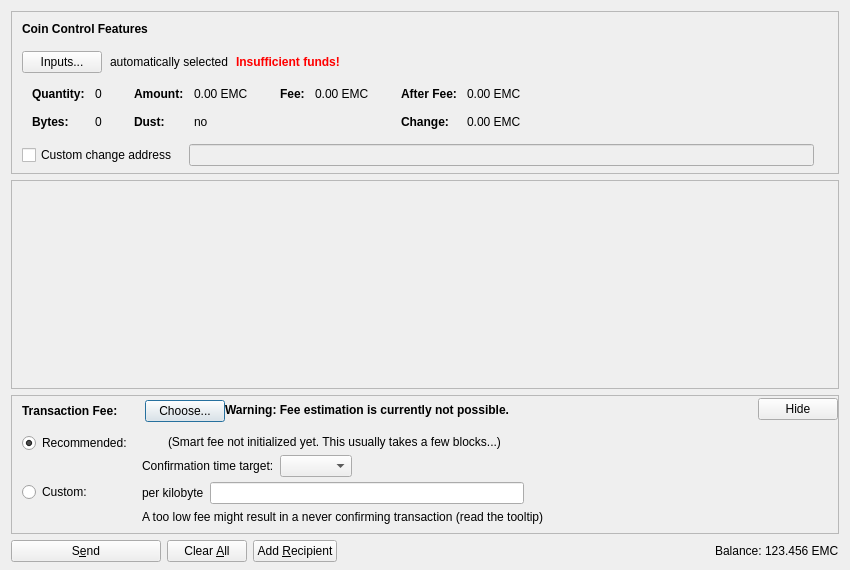
<?xml version="1.0" encoding="UTF-8"?>
<ui version="4.0">
 <class>SendCoinsDialog</class>
 <widget class="QDialog" name="SendCoinsDialog">
  <property name="geometry">
   <rect>
    <x>0</x>
    <y>0</y>
    <width>850</width>
    <height>570</height>
   </rect>
  </property>
  <property name="windowTitle">
   <string>Send Coins</string>
  </property>
  <layout class="QVBoxLayout" name="verticalLayout" stretch="0,1,0,0">
   <property name="bottomMargin">
    <number>8</number>
   </property>
   <item>
    <widget class="QFrame" name="frameCoinControl">
     <property name="sizePolicy">
      <sizepolicy hsizetype="Expanding" vsizetype="Expanding">
       <horstretch>0</horstretch>
       <verstretch>0</verstretch>
      </sizepolicy>
     </property>
     <property name="maximumSize">
      <size>
       <width>16777215</width>
       <height>16777215</height>
      </size>
     </property>
     <property name="frameShape">
      <enum>QFrame::StyledPanel</enum>
     </property>
     <property name="frameShadow">
      <enum>QFrame::Sunken</enum>
     </property>
     <layout class="QVBoxLayout" name="verticalLayoutCoinControl2">
      <property name="spacing">
       <number>0</number>
      </property>
      <property name="leftMargin">
       <number>0</number>
      </property>
      <property name="topMargin">
       <number>0</number>
      </property>
      <property name="rightMargin">
       <number>0</number>
      </property>
      <property name="bottomMargin">
       <number>6</number>
      </property>
      <item>
       <layout class="QVBoxLayout" name="verticalLayoutCoinControl" stretch="0,0,0,0,1">
        <property name="spacing">
         <number>0</number>
        </property>
        <property name="leftMargin">
         <number>10</number>
        </property>
        <property name="topMargin">
         <number>10</number>
        </property>
        <item>
         <layout class="QHBoxLayout" name="horizontalLayoutCoinControl1">
          <property name="bottomMargin">
           <number>15</number>
          </property>
          <item>
           <widget class="QLabel" name="labelCoinControlFeatures">
            <property name="sizePolicy">
             <sizepolicy hsizetype="Preferred" vsizetype="Maximum">
              <horstretch>0</horstretch>
              <verstretch>0</verstretch>
             </sizepolicy>
            </property>
            <property name="font">
             <font>
              <weight>75</weight>
              <bold>true</bold>
             </font>
            </property>
            <property name="styleSheet">
             <string notr="true">font-weight:bold;</string>
            </property>
            <property name="text">
             <string>Coin Control Features</string>
            </property>
           </widget>
          </item>
         </layout>
        </item>
        <item>
         <layout class="QHBoxLayout" name="horizontalLayoutCoinControl2" stretch="0,0,0,0">
          <property name="spacing">
           <number>8</number>
          </property>
          <property name="bottomMargin">
           <number>10</number>
          </property>
          <item>
           <widget class="QPushButton" name="pushButtonCoinControl">
            <property name="styleSheet">
             <string notr="true"/>
            </property>
            <property name="text">
             <string>Inputs...</string>
            </property>
            <property name="autoDefault">
             <bool>false</bool>
            </property>
           </widget>
          </item>
          <item>
           <widget class="QLabel" name="labelCoinControlAutomaticallySelected">
            <property name="text">
             <string>automatically selected</string>
            </property>
            <property name="margin">
             <number>5</number>
            </property>
           </widget>
          </item>
          <item>
           <widget class="QLabel" name="labelCoinControlInsuffFunds">
            <property name="font">
             <font>
              <weight>75</weight>
              <bold>true</bold>
             </font>
            </property>
            <property name="styleSheet">
             <string notr="true">color:red;font-weight:bold;</string>
            </property>
            <property name="text">
             <string>Insufficient funds!</string>
            </property>
            <property name="margin">
             <number>5</number>
            </property>
           </widget>
          </item>
          <item>
           <spacer name="horizontalSpacerCoinControl">
            <property name="orientation">
             <enum>Qt::Horizontal</enum>
            </property>
            <property name="sizeHint" stdset="0">
             <size>
              <width>40</width>
              <height>1</height>
             </size>
            </property>
           </spacer>
          </item>
         </layout>
        </item>
        <item>
         <widget class="QWidget" name="widgetCoinControl" native="true">
          <property name="sizePolicy">
           <sizepolicy hsizetype="Preferred" vsizetype="Preferred">
            <horstretch>0</horstretch>
            <verstretch>0</verstretch>
           </sizepolicy>
          </property>
          <property name="minimumSize">
           <size>
            <width>0</width>
            <height>0</height>
           </size>
          </property>
          <property name="styleSheet">
           <string notr="true"/>
          </property>
          <layout class="QHBoxLayout" name="horizontalLayoutCoinControl5">
           <property name="leftMargin">
            <number>0</number>
           </property>
           <property name="topMargin">
            <number>0</number>
           </property>
           <property name="rightMargin">
            <number>0</number>
           </property>
           <property name="bottomMargin">
            <number>0</number>
           </property>
           <item>
            <layout class="QHBoxLayout" name="horizontalLayoutCoinControl3" stretch="0,0,0,1">
             <property name="spacing">
              <number>20</number>
             </property>
             <property name="topMargin">
              <number>0</number>
             </property>
             <property name="bottomMargin">
              <number>10</number>
             </property>
             <item>
              <layout class="QFormLayout" name="formLayoutCoinControl1">
               <property name="horizontalSpacing">
                <number>10</number>
               </property>
               <property name="verticalSpacing">
                <number>14</number>
               </property>
               <property name="leftMargin">
                <number>10</number>
               </property>
               <property name="topMargin">
                <number>4</number>
               </property>
               <property name="rightMargin">
                <number>6</number>
               </property>
               <item row="0" column="0">
                <widget class="QLabel" name="labelCoinControlQuantityText">
                 <property name="font">
                  <font>
                   <weight>75</weight>
                   <bold>true</bold>
                  </font>
                 </property>
                 <property name="text">
                  <string>Quantity:</string>
                 </property>
                 <property name="margin">
                  <number>0</number>
                 </property>
                </widget>
               </item>
               <item row="0" column="1">
                <widget class="QLabel" name="labelCoinControlQuantity">
                 <property name="cursor">
                  <cursorShape>IBeamCursor</cursorShape>
                 </property>
                 <property name="contextMenuPolicy">
                  <enum>Qt::ActionsContextMenu</enum>
                 </property>
                 <property name="text">
                  <string notr="true">0</string>
                 </property>
                 <property name="margin">
                  <number>0</number>
                 </property>
                 <property name="textInteractionFlags">
                  <set>Qt::LinksAccessibleByMouse|Qt::TextSelectableByKeyboard|Qt::TextSelectableByMouse</set>
                 </property>
                </widget>
               </item>
               <item row="1" column="0">
                <widget class="QLabel" name="labelCoinControlBytesText">
                 <property name="font">
                  <font>
                   <weight>75</weight>
                   <bold>true</bold>
                  </font>
                 </property>
                 <property name="text">
                  <string>Bytes:</string>
                 </property>
                </widget>
               </item>
               <item row="1" column="1">
                <widget class="QLabel" name="labelCoinControlBytes">
                 <property name="cursor">
                  <cursorShape>IBeamCursor</cursorShape>
                 </property>
                 <property name="contextMenuPolicy">
                  <enum>Qt::ActionsContextMenu</enum>
                 </property>
                 <property name="text">
                  <string notr="true">0</string>
                 </property>
                 <property name="textInteractionFlags">
                  <set>Qt::LinksAccessibleByMouse|Qt::TextSelectableByKeyboard|Qt::TextSelectableByMouse</set>
                 </property>
                </widget>
               </item>
              </layout>
             </item>
             <item>
              <layout class="QFormLayout" name="formLayoutCoinControl2">
               <property name="horizontalSpacing">
                <number>10</number>
               </property>
               <property name="verticalSpacing">
                <number>14</number>
               </property>
               <property name="leftMargin">
                <number>6</number>
               </property>
               <property name="topMargin">
                <number>4</number>
               </property>
               <property name="rightMargin">
                <number>6</number>
               </property>
               <item row="0" column="0">
                <widget class="QLabel" name="labelCoinControlAmountText">
                 <property name="font">
                  <font>
                   <weight>75</weight>
                   <bold>true</bold>
                  </font>
                 </property>
                 <property name="text">
                  <string>Amount:</string>
                 </property>
                 <property name="margin">
                  <number>0</number>
                 </property>
                </widget>
               </item>
               <item row="0" column="1">
                <widget class="QLabel" name="labelCoinControlAmount">
                 <property name="cursor">
                  <cursorShape>IBeamCursor</cursorShape>
                 </property>
                 <property name="contextMenuPolicy">
                  <enum>Qt::ActionsContextMenu</enum>
                 </property>
                 <property name="text">
                  <string notr="true">0.00 EMC</string>
                 </property>
                 <property name="textInteractionFlags">
                  <set>Qt::LinksAccessibleByMouse|Qt::TextSelectableByKeyboard|Qt::TextSelectableByMouse</set>
                 </property>
                </widget>
               </item>
               <item row="1" column="0">
                <widget class="QLabel" name="labelCoinControlLowOutputText">
                 <property name="font">
                  <font>
                   <weight>75</weight>
                   <bold>true</bold>
                  </font>
                 </property>
                 <property name="text">
                  <string>Dust:</string>
                 </property>
                </widget>
               </item>
               <item row="1" column="1">
                <widget class="QLabel" name="labelCoinControlLowOutput">
                 <property name="cursor">
                  <cursorShape>IBeamCursor</cursorShape>
                 </property>
                 <property name="contextMenuPolicy">
                  <enum>Qt::ActionsContextMenu</enum>
                 </property>
                 <property name="text">
                  <string notr="true">no</string>
                 </property>
                 <property name="textInteractionFlags">
                  <set>Qt::LinksAccessibleByMouse|Qt::TextSelectableByKeyboard|Qt::TextSelectableByMouse</set>
                 </property>
                </widget>
               </item>
              </layout>
             </item>
             <item>
              <layout class="QFormLayout" name="formLayoutCoinControl3">
               <property name="horizontalSpacing">
                <number>10</number>
               </property>
               <property name="verticalSpacing">
                <number>14</number>
               </property>
               <property name="leftMargin">
                <number>6</number>
               </property>
               <property name="topMargin">
                <number>4</number>
               </property>
               <property name="rightMargin">
                <number>6</number>
               </property>
               <item row="0" column="0">
                <widget class="QLabel" name="labelCoinControlFeeText">
                 <property name="font">
                  <font>
                   <weight>75</weight>
                   <bold>true</bold>
                  </font>
                 </property>
                 <property name="text">
                  <string>Fee:</string>
                 </property>
                 <property name="margin">
                  <number>0</number>
                 </property>
                </widget>
               </item>
               <item row="0" column="1">
                <widget class="QLabel" name="labelCoinControlFee">
                 <property name="cursor">
                  <cursorShape>IBeamCursor</cursorShape>
                 </property>
                 <property name="contextMenuPolicy">
                  <enum>Qt::ActionsContextMenu</enum>
                 </property>
                 <property name="text">
                  <string notr="true">0.00 EMC</string>
                 </property>
                 <property name="textInteractionFlags">
                  <set>Qt::LinksAccessibleByMouse|Qt::TextSelectableByKeyboard|Qt::TextSelectableByMouse</set>
                 </property>
                </widget>
               </item>
              </layout>
             </item>
             <item>
              <layout class="QFormLayout" name="formLayoutCoinControl4">
               <property name="horizontalSpacing">
                <number>10</number>
               </property>
               <property name="verticalSpacing">
                <number>14</number>
               </property>
               <property name="leftMargin">
                <number>6</number>
               </property>
               <property name="topMargin">
                <number>4</number>
               </property>
               <property name="rightMargin">
                <number>6</number>
               </property>
               <item row="0" column="0">
                <widget class="QLabel" name="labelCoinControlAfterFeeText">
                 <property name="font">
                  <font>
                   <weight>75</weight>
                   <bold>true</bold>
                  </font>
                 </property>
                 <property name="text">
                  <string>After Fee:</string>
                 </property>
                 <property name="margin">
                  <number>0</number>
                 </property>
                </widget>
               </item>
               <item row="0" column="1">
                <widget class="QLabel" name="labelCoinControlAfterFee">
                 <property name="cursor">
                  <cursorShape>IBeamCursor</cursorShape>
                 </property>
                 <property name="contextMenuPolicy">
                  <enum>Qt::ActionsContextMenu</enum>
                 </property>
                 <property name="text">
                  <string notr="true">0.00 EMC</string>
                 </property>
                 <property name="textInteractionFlags">
                  <set>Qt::LinksAccessibleByMouse|Qt::TextSelectableByKeyboard|Qt::TextSelectableByMouse</set>
                 </property>
                </widget>
               </item>
               <item row="1" column="0">
                <widget class="QLabel" name="labelCoinControlChangeText">
                 <property name="font">
                  <font>
                   <weight>75</weight>
                   <bold>true</bold>
                  </font>
                 </property>
                 <property name="text">
                  <string>Change:</string>
                 </property>
                </widget>
               </item>
               <item row="1" column="1">
                <widget class="QLabel" name="labelCoinControlChange">
                 <property name="cursor">
                  <cursorShape>IBeamCursor</cursorShape>
                 </property>
                 <property name="contextMenuPolicy">
                  <enum>Qt::ActionsContextMenu</enum>
                 </property>
                 <property name="text">
                  <string notr="true">0.00 EMC</string>
                 </property>
                 <property name="textInteractionFlags">
                  <set>Qt::LinksAccessibleByMouse|Qt::TextSelectableByKeyboard|Qt::TextSelectableByMouse</set>
                 </property>
                </widget>
               </item>
              </layout>
             </item>
            </layout>
           </item>
          </layout>
         </widget>
        </item>
        <item>
         <layout class="QHBoxLayout" name="horizontalLayoutCoinControl4" stretch="0,0,0">
          <property name="spacing">
           <number>12</number>
          </property>
          <property name="sizeConstraint">
           <enum>QLayout::SetDefaultConstraint</enum>
          </property>
          <property name="topMargin">
           <number>5</number>
          </property>
          <property name="rightMargin">
           <number>5</number>
          </property>
          <item>
           <widget class="QCheckBox" name="checkBoxCoinControlChange">
            <property name="toolTip">
             <string>If this is activated, but the change address is empty or invalid, change will be sent to a newly generated address.</string>
            </property>
            <property name="text">
             <string>Custom change address</string>
            </property>
           </widget>
          </item>
          <item>
           <widget class="QValidatedLineEdit" name="lineEditCoinControlChange">
            <property name="enabled">
             <bool>false</bool>
            </property>
            <property name="sizePolicy">
             <sizepolicy hsizetype="Expanding" vsizetype="Fixed">
              <horstretch>0</horstretch>
              <verstretch>0</verstretch>
             </sizepolicy>
            </property>
           </widget>
          </item>
          <item>
           <widget class="QLabel" name="labelCoinControlChangeLabel">
            <property name="sizePolicy">
             <sizepolicy hsizetype="Preferred" vsizetype="Expanding">
              <horstretch>0</horstretch>
              <verstretch>0</verstretch>
             </sizepolicy>
            </property>
            <property name="minimumSize">
             <size>
              <width>0</width>
              <height>0</height>
             </size>
            </property>
            <property name="text">
             <string/>
            </property>
            <property name="margin">
             <number>3</number>
            </property>
           </widget>
          </item>
         </layout>
        </item>
        <item>
         <spacer name="verticalSpacerCoinControl">
          <property name="orientation">
           <enum>Qt::Vertical</enum>
          </property>
          <property name="sizeHint" stdset="0">
           <size>
            <width>800</width>
            <height>1</height>
           </size>
          </property>
         </spacer>
        </item>
       </layout>
      </item>
     </layout>
    </widget>
   </item>
   <item>
    <widget class="QScrollArea" name="scrollArea">
     <property name="widgetResizable">
      <bool>true</bool>
     </property>
     <widget class="QWidget" name="scrollAreaWidgetContents">
      <property name="geometry">
       <rect>
        <x>0</x>
        <y>0</y>
        <width>826</width>
        <height>108</height>
       </rect>
      </property>
      <layout class="QVBoxLayout" name="verticalLayout_2" stretch="0,1">
       <property name="leftMargin">
        <number>0</number>
       </property>
       <property name="topMargin">
        <number>0</number>
       </property>
       <property name="rightMargin">
        <number>0</number>
       </property>
       <property name="bottomMargin">
        <number>0</number>
       </property>
       <item>
        <layout class="QVBoxLayout" name="entries">
         <property name="spacing">
          <number>6</number>
         </property>
        </layout>
       </item>
       <item>
        <spacer name="verticalSpacer">
         <property name="orientation">
          <enum>Qt::Vertical</enum>
         </property>
         <property name="sizeHint" stdset="0">
          <size>
           <width>20</width>
           <height>40</height>
          </size>
         </property>
        </spacer>
       </item>
      </layout>
     </widget>
    </widget>
   </item>
   <item>
    <widget class="QFrame" name="frameFee">
     <property name="sizePolicy">
      <sizepolicy hsizetype="Expanding" vsizetype="Expanding">
       <horstretch>0</horstretch>
       <verstretch>0</verstretch>
      </sizepolicy>
     </property>
     <property name="maximumSize">
      <size>
       <width>16777215</width>
       <height>16777215</height>
      </size>
     </property>
     <property name="frameShape">
      <enum>QFrame::StyledPanel</enum>
     </property>
     <property name="frameShadow">
      <enum>QFrame::Sunken</enum>
     </property>
     <layout class="QVBoxLayout" name="verticalLayoutFee1">
      <property name="spacing">
       <number>0</number>
      </property>
      <property name="leftMargin">
       <number>0</number>
      </property>
      <property name="topMargin">
       <number>0</number>
      </property>
      <property name="rightMargin">
       <number>0</number>
      </property>
      <property name="bottomMargin">
       <number>0</number>
      </property>
      <item>
       <layout class="QVBoxLayout" name="verticalLayoutFee2" stretch="0,0,0">
        <property name="spacing">
         <number>0</number>
        </property>
        <property name="leftMargin">
         <number>10</number>
        </property>
        <property name="topMargin">
         <number>0</number>
        </property>
        <item>
         <layout class="QHBoxLayout" name="horizontalLayoutFee1">
          <property name="bottomMargin">
           <number>0</number>
          </property>
          <item>
           <layout class="QVBoxLayout" name="verticalLayoutFee7">
            <property name="spacing">
             <number>0</number>
            </property>
            <item>
             <spacer name="verticalSpacerSmartFee">
              <property name="orientation">
               <enum>Qt::Vertical</enum>
              </property>
              <property name="sizeType">
               <enum>QSizePolicy::Fixed</enum>
              </property>
              <property name="sizeHint" stdset="0">
               <size>
                <width>1</width>
                <height>4</height>
               </size>
              </property>
             </spacer>
            </item>
            <item>
             <layout class="QHBoxLayout" name="horizontalLayoutSmartFee">
              <property name="spacing">
               <number>10</number>
              </property>
              <item>
               <widget class="QLabel" name="labelFeeHeadline">
                <property name="sizePolicy">
                 <sizepolicy hsizetype="Preferred" vsizetype="Maximum">
                  <horstretch>0</horstretch>
                  <verstretch>0</verstretch>
                 </sizepolicy>
                </property>
                <property name="font">
                 <font>
                  <weight>75</weight>
                  <bold>true</bold>
                 </font>
                </property>
                <property name="styleSheet">
                 <string notr="true">font-weight:bold;</string>
                </property>
                <property name="text">
                 <string>Transaction Fee:</string>
                </property>
               </widget>
              </item>
              <item>
               <widget class="QLabel" name="labelFeeMinimized">
                <property name="text">
                 <string/>
                </property>
               </widget>
              </item>
              <item>
               <widget class="QPushButton" name="buttonChooseFee">
                <property name="text">
                 <string>Choose...</string>
                </property>
               </widget>
              </item>
             </layout>
            </item>
            <item>
             <spacer name="verticalSpacer_5">
              <property name="orientation">
               <enum>Qt::Vertical</enum>
              </property>
              <property name="sizeHint" stdset="0">
               <size>
                <width>1</width>
                <height>1</height>
               </size>
              </property>
             </spacer>
            </item>
           </layout>
          </item>
          <item>
           <widget class="QLabel" name="fallbackFeeWarningLabel">
            <property name="font">
             <font>
              <weight>75</weight>
              <bold>true</bold>
             </font>
            </property>
            <property name="toolTip">
             <string>Using the fallbackfee can result in sending a transaction that will take several hours or days (or never) to confirm. Consider choosing your fee manually or wait until you have validated the complete chain.</string>
            </property>
            <property name="text">
             <string>Warning: Fee estimation is currently not possible.</string>
            </property>
            <property name="wordWrap">
             <bool>false</bool>
            </property>
           </widget>
          </item>
          <item>
           <spacer name="horizontalSpacer_4">
            <property name="orientation">
             <enum>Qt::Horizontal</enum>
            </property>
            <property name="sizeType">
             <enum>QSizePolicy::MinimumExpanding</enum>
            </property>
            <property name="sizeHint" stdset="0">
             <size>
              <width>40</width>
              <height>20</height>
             </size>
            </property>
           </spacer>
          </item>
          <item>
           <widget class="QPushButton" name="buttonMinimizeFee">
            <property name="toolTip">
             <string>collapse fee-settings</string>
            </property>
            <property name="text">
             <string>Hide</string>
            </property>
           </widget>
          </item>
         </layout>
        </item>
        <item>
         <widget class="QFrame" name="frameFeeSelection">
          <layout class="QVBoxLayout" name="verticalLayoutFee12">
           <property name="spacing">
            <number>0</number>
           </property>
           <property name="leftMargin">
            <number>0</number>
           </property>
           <property name="topMargin">
            <number>0</number>
           </property>
           <property name="rightMargin">
            <number>0</number>
           </property>
           <property name="bottomMargin">
            <number>0</number>
           </property>
           <item>
            <layout class="QGridLayout" name="gridLayoutFee">
             <property name="topMargin">
              <number>10</number>
             </property>
             <property name="bottomMargin">
              <number>4</number>
             </property>
             <property name="horizontalSpacing">
              <number>10</number>
             </property>
             <property name="verticalSpacing">
              <number>4</number>
             </property>
             <item row="1" column="1">
              <layout class="QVBoxLayout" name="verticalLayoutFee8">
               <property name="spacing">
                <number>6</number>
               </property>
               <item>
                <layout class="QHBoxLayout" name="horizontalLayoutFee13">
                 <item>
                  <widget class="QLabel" name="labelCustomPerKilobyte">
                   <property name="toolTip">
                    <string>Specify a custom fee per kB (1,000 bytes) of the transaction's virtual size.

Note:  Since the fee is calculated on a per-byte basis, a fee of &quot;100 satoshis per kB&quot; for a transaction size of 500 bytes (half of 1 kB) would ultimately yield a fee of only 50 satoshis.</string>
                   </property>
                   <property name="text">
                    <string>per kilobyte</string>
                   </property>
                  </widget>
                 </item>
                 <item>
                  <widget class="BitcoinAmountField" name="customFee"/>
                 </item>
                 <item>
                  <spacer name="horizontalSpacer_6">
                   <property name="orientation">
                    <enum>Qt::Horizontal</enum>
                   </property>
                   <property name="sizeHint" stdset="0">
                    <size>
                     <width>1</width>
                     <height>1</height>
                    </size>
                   </property>
                  </spacer>
                 </item>
                </layout>
               </item>
               <item>
                <layout class="QHBoxLayout" name="horizontalLayoutFee8">
                 <item>
                  <widget class="QLabel" name="labelCustomFeeWarning">
                   <property name="enabled">
                    <bool>true</bool>
                   </property>
                   <property name="toolTip">
                    <string>When there is less transaction volume than space in the blocks, miners as well as relaying nodes may enforce a minimum fee. Paying only this minimum fee is just fine, but be aware that this can result in a never confirming transaction once there is more demand for bitcoin transactions than the network can process.</string>
                   </property>
                   <property name="text">
                    <string>A too low fee might result in a never confirming transaction (read the tooltip)</string>
                   </property>
                  </widget>
                 </item>
                 <item>
                  <spacer name="horizontalSpacer_2">
                   <property name="orientation">
                    <enum>Qt::Horizontal</enum>
                   </property>
                   <property name="sizeHint" stdset="0">
                    <size>
                     <width>1</width>
                     <height>1</height>
                    </size>
                   </property>
                  </spacer>
                 </item>
                </layout>
               </item>
              </layout>
             </item>
             <item row="0" column="0">
              <layout class="QVBoxLayout" name="verticalLayoutFee4" stretch="0,1">
               <item>
                <widget class="QRadioButton" name="radioSmartFee">
                 <property name="text">
                  <string>Recommended:</string>
                 </property>
                 <property name="checked">
                  <bool>true</bool>
                 </property>
                 <attribute name="buttonGroup">
                  <string notr="true">groupFee</string>
                 </attribute>
                </widget>
               </item>
               <item>
                <spacer name="verticalSpacer_2">
                 <property name="orientation">
                  <enum>Qt::Vertical</enum>
                 </property>
                 <property name="sizeHint" stdset="0">
                  <size>
                   <width>1</width>
                   <height>1</height>
                  </size>
                 </property>
                </spacer>
               </item>
              </layout>
             </item>
             <item row="1" column="0">
              <layout class="QVBoxLayout" name="verticalLayoutFee9" stretch="0,1">
               <item>
                <widget class="QRadioButton" name="radioCustomFee">
                 <property name="text">
                  <string>Custom:</string>
                 </property>
                 <attribute name="buttonGroup">
                  <string notr="true">groupFee</string>
                 </attribute>
                </widget>
               </item>
               <item>
                <spacer name="verticalSpacer_6">
                 <property name="orientation">
                  <enum>Qt::Vertical</enum>
                 </property>
                 <property name="sizeHint" stdset="0">
                  <size>
                   <width>1</width>
                   <height>1</height>
                  </size>
                 </property>
                </spacer>
               </item>
              </layout>
             </item>
             <item row="0" column="1">
              <layout class="QVBoxLayout" name="verticalLayoutFee3" stretch="0,0,1">
               <property name="spacing">
                <number>6</number>
               </property>
               <property name="topMargin">
                <number>2</number>
               </property>
               <item>
                <layout class="QHBoxLayout" name="horizontalLayoutFee12">
                 <item>
                  <widget class="QLabel" name="labelSmartFee">
                   <property name="text">
                    <string/>
                   </property>
                  </widget>
                 </item>
                 <item>
                  <widget class="QLabel" name="labelFeeEstimation">
                   <property name="text">
                    <string/>
                   </property>
                  </widget>
                 </item>
                 <item>
                  <widget class="QLabel" name="labelSmartFee2">
                   <property name="text">
                    <string>(Smart fee not initialized yet. This usually takes a few blocks...)</string>
                   </property>
                  </widget>
                 </item>
                 <item>
                  <spacer name="horizontalSpacer_5">
                   <property name="orientation">
                    <enum>Qt::Horizontal</enum>
                   </property>
                   <property name="sizeHint" stdset="0">
                    <size>
                     <width>1</width>
                     <height>1</height>
                    </size>
                   </property>
                  </spacer>
                 </item>
                </layout>
               </item>
               <item>
                <layout class="QHBoxLayout" name="horizontalLayoutFee9">
                 <item>
                  <layout class="QVBoxLayout" name="verticalLayoutFee6">
                   <item>
                    <widget class="QLabel" name="labelSmartFee3">
                     <property name="text">
                      <string>Confirmation time target:</string>
                     </property>
                    </widget>
                   </item>
                  </layout>
                 </item>
                 <item>
                  <layout class="QVBoxLayout" name="verticalLayoutFee5">
                   <property name="rightMargin">
                    <number>30</number>
                   </property>
                   <item>
                    <layout class="QHBoxLayout" name="horizontalLayoutConfTarget">
                     <property name="bottomMargin">
                      <number>0</number>
                     </property>
                     <item>
                      <widget class="QComboBox" name="confTargetSelector"/>
                     </item>
                     <item>
                      <spacer name="horizontalSpacerConfTarget">
                       <property name="orientation">
                        <enum>Qt::Horizontal</enum>
                       </property>
                       <property name="sizeHint" stdset="0">
                        <size>
                         <width>40</width>
                         <height>20</height>
                        </size>
                       </property>
                      </spacer>
                     </item>
                    </layout>
                   </item>
                  </layout>
                 </item>
                </layout>
               </item>
               <item>
                <spacer name="verticalSpacer_4">
                 <property name="orientation">
                  <enum>Qt::Vertical</enum>
                 </property>
                 <property name="sizeHint" stdset="0">
                  <size>
                   <width>1</width>
                   <height>1</height>
                  </size>
                 </property>
                </spacer>
               </item>
              </layout>
             </item>
            </layout>
           </item>
          </layout>
         </widget>
        </item>
        <item>
         <spacer name="verticalSpacerFee">
          <property name="orientation">
           <enum>Qt::Vertical</enum>
          </property>
          <property name="sizeHint" stdset="0">
           <size>
            <width>40</width>
            <height>5</height>
           </size>
          </property>
         </spacer>
        </item>
       </layout>
      </item>
     </layout>
    </widget>
   </item>
   <item>
    <layout class="QHBoxLayout" name="horizontalLayout">
     <item>
      <widget class="QPushButton" name="sendButton">
       <property name="minimumSize">
        <size>
         <width>150</width>
         <height>0</height>
        </size>
       </property>
       <property name="toolTip">
        <string>Confirm the send action</string>
       </property>
       <property name="text">
        <string>S&amp;end</string>
       </property>
       <property name="icon">
        <iconset resource="../bitcoin.qrc">
         <normaloff>:/icons/send</normaloff>:/icons/send</iconset>
       </property>
       <property name="autoDefault">
        <bool>false</bool>
       </property>
       <property name="default">
        <bool>false</bool>
       </property>
      </widget>
     </item>
     <item>
      <widget class="QPushButton" name="clearButton">
       <property name="sizePolicy">
        <sizepolicy hsizetype="Minimum" vsizetype="Fixed">
         <horstretch>0</horstretch>
         <verstretch>0</verstretch>
        </sizepolicy>
       </property>
       <property name="toolTip">
        <string>Clear all fields of the form.</string>
       </property>
       <property name="text">
        <string>Clear &amp;All</string>
       </property>
       <property name="icon">
        <iconset resource="../bitcoin.qrc">
         <normaloff>:/icons/remove</normaloff>:/icons/remove</iconset>
       </property>
       <property name="autoDefault">
        <bool>false</bool>
       </property>
      </widget>
     </item>
     <item>
      <widget class="QPushButton" name="addButton">
       <property name="toolTip">
        <string>Send to multiple recipients at once</string>
       </property>
       <property name="text">
        <string>Add &amp;Recipient</string>
       </property>
       <property name="icon">
        <iconset resource="../bitcoin.qrc">
         <normaloff>:/icons/add</normaloff>:/icons/add</iconset>
       </property>
       <property name="autoDefault">
        <bool>false</bool>
       </property>
      </widget>
     </item>
     <item>
      <spacer name="horizontalSpacer">
       <property name="orientation">
        <enum>Qt::Horizontal</enum>
       </property>
       <property name="sizeHint" stdset="0">
        <size>
         <width>40</width>
         <height>20</height>
        </size>
       </property>
      </spacer>
     </item>
     <item>
      <layout class="QHBoxLayout" name="horizontalLayout_2">
       <property name="spacing">
        <number>3</number>
       </property>
       <item>
        <widget class="QLabel" name="label">
         <property name="sizePolicy">
          <sizepolicy hsizetype="Preferred" vsizetype="Fixed">
           <horstretch>0</horstretch>
           <verstretch>0</verstretch>
          </sizepolicy>
         </property>
         <property name="text">
          <string>Balance:</string>
         </property>
        </widget>
       </item>
       <item>
        <widget class="QLabel" name="labelBalance">
         <property name="sizePolicy">
          <sizepolicy hsizetype="Preferred" vsizetype="Fixed">
           <horstretch>0</horstretch>
           <verstretch>0</verstretch>
          </sizepolicy>
         </property>
         <property name="cursor">
          <cursorShape>IBeamCursor</cursorShape>
         </property>
         <property name="text">
          <string notr="true">123.456 EMC</string>
         </property>
         <property name="textInteractionFlags">
          <set>Qt::LinksAccessibleByMouse|Qt::TextSelectableByKeyboard|Qt::TextSelectableByMouse</set>
         </property>
        </widget>
       </item>
      </layout>
     </item>
    </layout>
   </item>
  </layout>
 </widget>
 <customwidgets>
  <customwidget>
   <class>QValidatedLineEdit</class>
   <extends>QLineEdit</extends>
   <header>qt/qvalidatedlineedit.h</header>
  </customwidget>
  <customwidget>
   <class>BitcoinAmountField</class>
   <extends>QLineEdit</extends>
   <header>qt/bitcoinamountfield.h</header>
   <container>1</container>
  </customwidget>
 </customwidgets>
 <resources>
  <include location="../bitcoin.qrc"/>
 </resources>
 <connections/>
 <buttongroups>
  <buttongroup name="groupFee"/>
 </buttongroups>
</ui>
